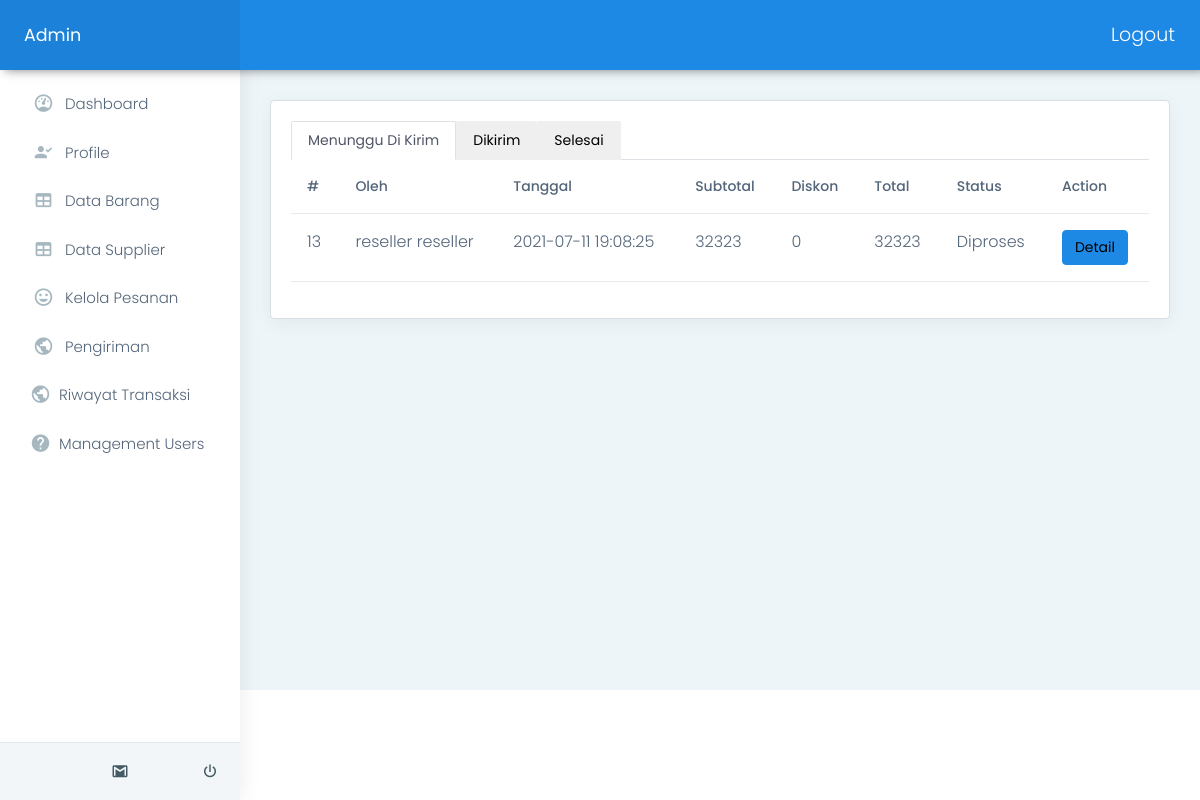
The app's page /admin/index.php?page=transaksi (signed in), older data.
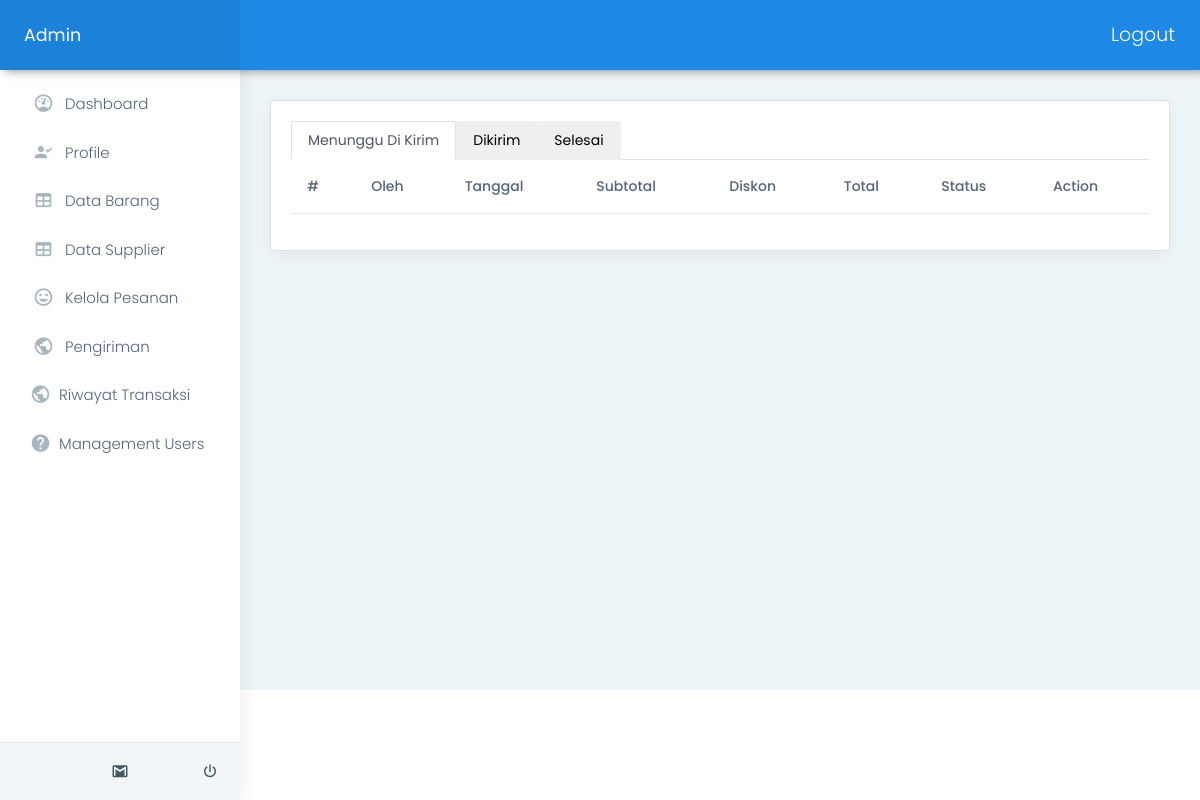
The same page, newer data.
### tables this page shows
CREATE TABLE `tb_transaksi` (
  `Id_transaksi` int(11) NOT NULL,
  `Id_pelanggan` varchar(20) DEFAULT NULL,
  `Tanggal_transaksi` datetime DEFAULT CURRENT_TIMESTAMP,
  `diskon` double DEFAULT NULL,
  `subtotal` double DEFAULT NULL,
  `Total_bayar` varchar(20) DEFAULT NULL,
  `status` varchar(20) DEFAULT NULL,
  `order_by` varchar(40) DEFAULT NULL,
  `metode_bayar` varchar(40) DEFAULT NULL,
  `struk_gambar` varchar(100) DEFAULT NULL
);

### admin/transaksi/index.php (the view, shortened to what this page needs)
<div class="card">
    <div class="card-body">
        <ul class="nav nav-tabs" id="myTab" role="tablist">
        <li class="nav-item" role="presentation">
            <button class="nav-link active" id="home-tab" data-bs-toggle="tab" data-bs-target="#home" type="button" role="tab" aria-controls="home" aria-selected="true">Menunggu Di Kirim</button>
        </li>
        <li class="nav-item" role="presentation">
            <button class="nav-link" id="profile-tab" data-bs-toggle="tab" data-bs-target="#profile" type="button" role="tab" aria-controls="profile" aria-selected="false">Dikirim</button>
        </li>
        <li class="nav-item" role="presentation">
            <button class="nav-link" id="contact-tab" data-bs-toggle="tab" data-bs-target="#contact" type="button" role="tab" aria-controls="contact" aria-selected="false">Selesai</button>
        </li>
        </ul>
        <div class="tab-content" id="myTabContent">
        <div class="tab-pane fade show active" id="home" role="tabpanel" aria-labelledby="profile-tab">
        <table class="table user-table">
            <thead>
                <tr>
                    <th class="border-top-0">#</th>
                    <th class="border-top-0">Oleh</th>
                    <th class="border-top-0">Tanggal</th>
                    <th class="border-top-0">Subtotal</th>
                    <th class="border-top-0">Diskon</th>
                    <th class="border-top-0">Total</th>
                    <th class="border-top-0">Status</th>
                    <th class="border-top-0">Action</th>
                </tr>
            </thead>
            <tbody>
                <?php
                    $query="SELECT
                            T.Tanggal_transaksi AS date,T.Total_bayar,T.status,T.Id_transaksi,T.subtotal,T.diskon,T.order_by,
                            CONCAT(U.fname,' ',U.lname) AS oleh
                            FROM tb_transaksi T
                            LEFT JOIN users U ON U.unique_id=T.Id_pelanggan
                            ORDER BY T.Tanggal_transaksi DESC";
                    $result=mysqli_query($conn,$query);
                    while($row=mysqli_fetch_assoc($result)){
                        $idSebelum=null;
                        if($row['status']=='1' && $row['Id_transaksi'] != $idSebelum){
                            ?>
                            <tr>
                                <td><?php echo $row['Id_transaksi']?></td>
                                <td><?php echo $row['oleh'] ?></td>
                                <td><?php echo $row['date']?></td>
                                <td><?php echo $row['subtotal']?></td>
                                <td><?php echo $row['diskon']?></td>
                                <td><?php echo $row['Total_bayar'] ?></td>
                                <td><?php echo $row['status'] ? 'Diproses' : 'Dikirim' ?></td>
                                <td>
                                    <a class='btn btn-info' href="/ricemil/admin/index.php?page=transaksi&modul=detail&id=<?php echo $row['Id_transaksi'] ?>">Detail</a>
                                </td>
                            </tr>
                <?php
                    }}
                ?>
            </tbody>
            </table>
        </div>
        </div>
    </div>
</div>

Row changes from the older to the newer data that the page shows:
removed tb_transaksi: Id_transaksi "13", oleh "reseller reseller", Tanggal_transaksi "2021-07-11 19:08:25", subtotal "32323", diskon "0", Total_bayar "32323", status "Diproses"
